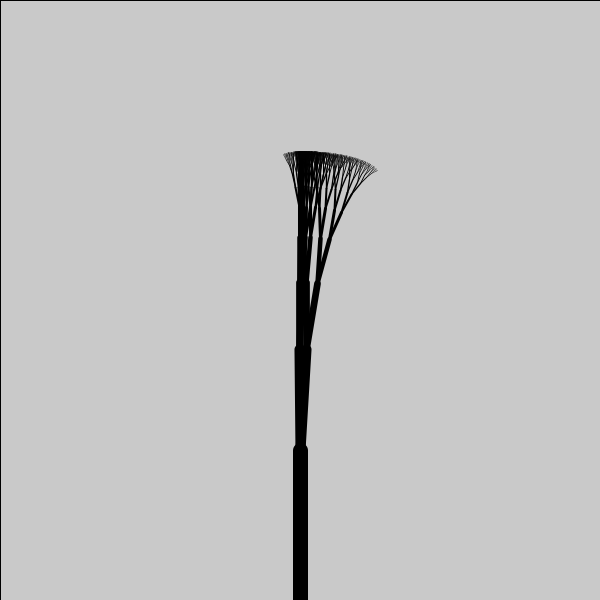
Frame 1 (no input)
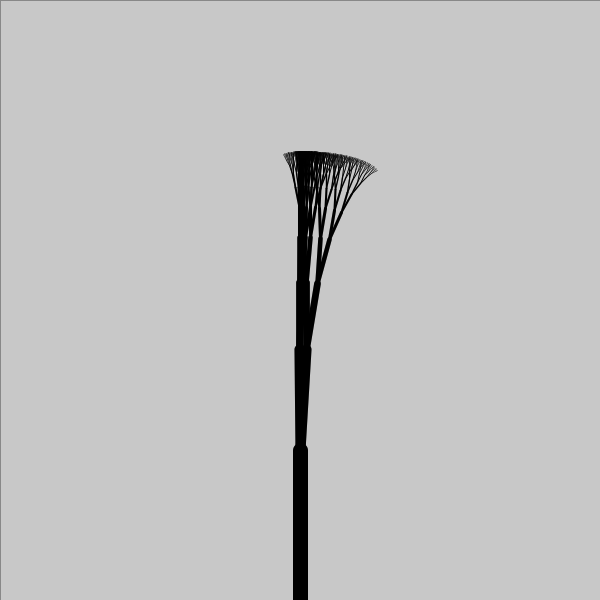
Frame 60 (the mouse pressed at the canvas centre just before this capture)
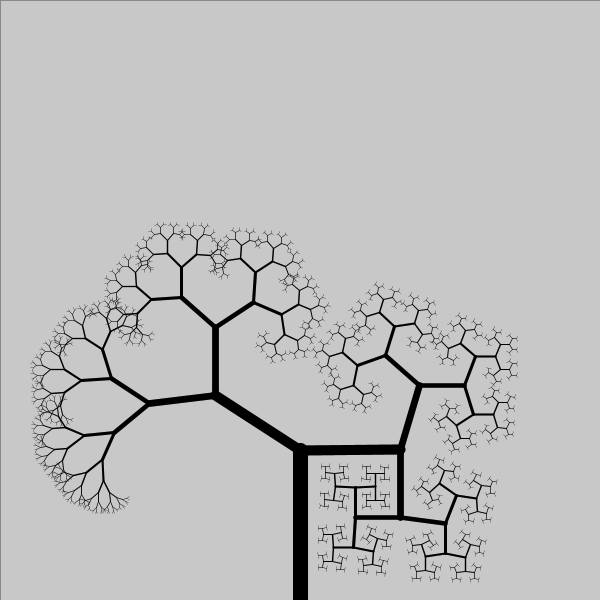
Frame 120 (the mouse held since frame 60 and released just before this capture)

The Processing sketch that drew these frames (run headless with seeded random() and noise(); from frame 60 on, the mouse is pressed at the canvas centre):

// Processing sketch: processing_104005
// ── processing_104005.pde

float theta = 0;
float seed = 0;
void setup() {
  size(600, 600);
}

void draw() {
  fill(200,200);
  rect(0,0,width,height);
//  randomSeed(seed);
//  background(200);
  seed = map(mouseY,height,0,0,1);
  translate(width/2, height);
  theta = map(constrain(mouseX,0,width),0,width,0,PI);
  branch(height/4);
}
void mouseClicked() {
//  seed++;
//  seed+=0.1;
}

void branch(float len) {
  strokeWeight(len/10);
  line(0, 0, 0, -len);
  translate(0, -len);
  
  len *= .67;
  
  if ( len > 2 ) {
//    theta += random(-PI/122.0,PI/122.0);
    theta += map(noise(seed),0,1,-PI/200,PI/200);
    pushMatrix();
      rotate(theta);
      branch(len);
    popMatrix();
    
//    theta += random(-PI/12.0,PI/12.0);
    pushMatrix();
      rotate(-theta);
      branch(len);
    popMatrix();
  }
}
